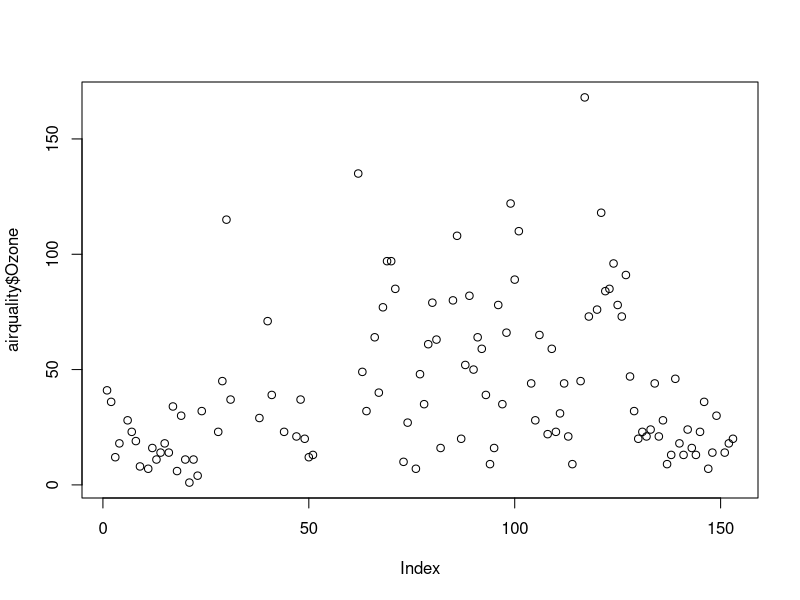
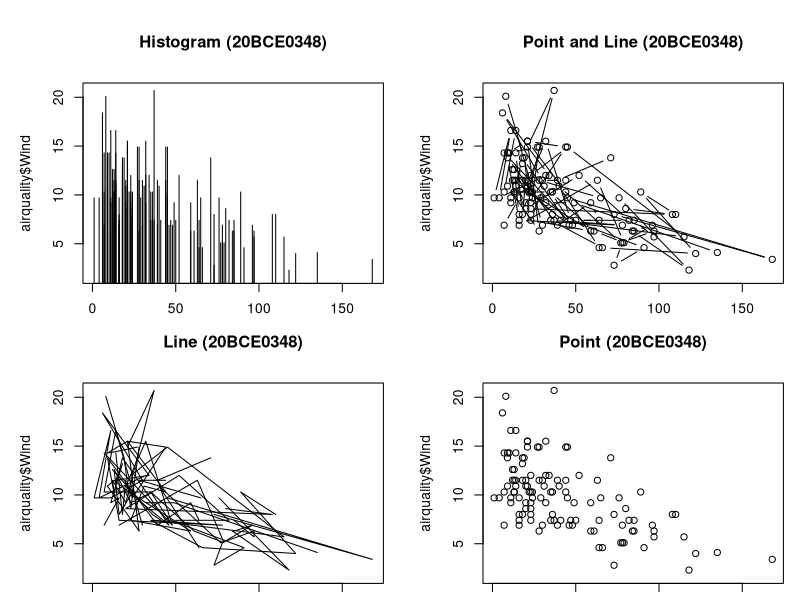
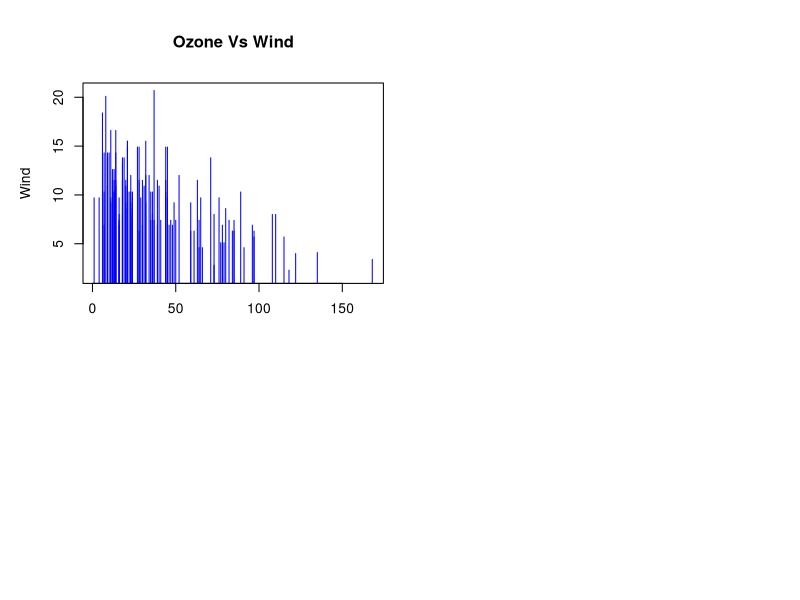
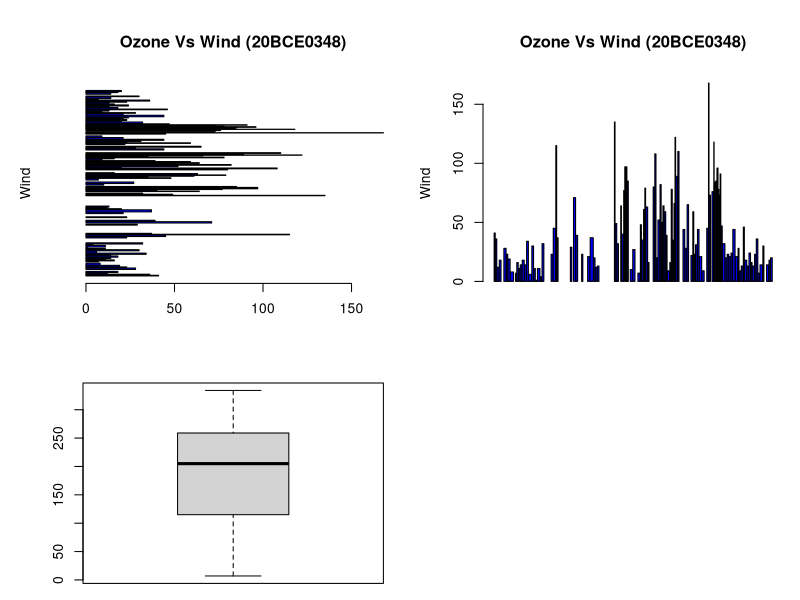

Write R code to recreate these figures, in order. (Note: this script raises an error after producing the figures.)
data("airquality")
str(airquality)
head(airquality)
tail(airquality)
head(airquality, 8)
is.na(airquality) # shows entire data 
summary(airquality) # give statistical details and no of na values in the dataset

# plots====
plot(airquality$Ozone)
par(mfrow=c(2,2), las =0, mar=c(1,5,5,1))
plot(airquality$Ozone, airquality$Wind, type='h', main = "Histogram (20BCE0348)")
plot(airquality$Ozone, airquality$Wind, type='b', main = "Point and Line (20BCE0348)")
plot(airquality$Ozone, airquality$Wind, type='l', main = "Line (20BCE0348)")
plot(airquality$Ozone, airquality$Wind, type='p', main = "Point (20BCE0348)")
# type=h(histogram), type=b(point and line), type=l(line), type=p(point)
# Adding labels
plot(airquality$Ozone, airquality$Wind, type='h', xlab='Ozone Concentration',
     ylab = 'Wind', main = 'Ozone Vs Wind', col = 'blue')

par(mfrow=c(2,2), las =0, mar=c(1,5,5,1))
# Horizontal Bar plot
barplot(airquality$Ozone, airquality$Wind, type='h', xlab='Ozone Concentration',
     ylab = 'Wind', main = 'Ozone Vs Wind (20BCE0348)', col = 'blue', horiz=TRUE)
# Vertical Bar plot
barplot(airquality$Ozone, airquality$Wind, type='h', xlab='Ozone Concentration',
     ylab = 'Wind', main = 'Ozone Vs Wind (20BCE0348)', col = 'blue')
# Single box plot
boxplot(airquality$Solar.R)+ggtitle("singleBoxplot (20BCE0348)")
# Multiple box plot
boxplot(airquality[,1:4])+ggtitle("MultipleBoxplot (20BCE)348)") # all rows and first 4 cols
# Grid of charts
# mar to position the plot in its specified box.
# mfrow to have multiple plots on same window
# las = 0 -> Normal (horizontal labels on x-axis and vertical labels on y-axis)
# las = 1 -> horizontal labels on both axis
# las = 2 -> vertical labels on x-axis and horizontal labels on y-axis (opposite to normal)
# las = 3 -> Vertical labels on both axis
# las takes position in order of bottom, left, top and right
 # in mfrow first no for no of rows and second no for no of cols
plot(airquality$Ozone)
plot(airquality$Ozone, airquality$Wind, type='l')
barplot(airquality$Ozone, airquality$Wind, type='h', xlab='Ozone Concentration',
        ylab = 'Wind', main = 'Ozone Vs Wind', col = 'blue', horiz=TRUE)
barplot(airquality$Ozone, airquality$Wind, type='h', xlab='Ozone Concentration',
        ylab = 'Wind', main = 'Ozone Vs Wind', col = 'blue')

library(ggplot2)
View(mtcars)
attach(mtcars)
# if we give attach(dataset_name) no need to give dataset_name$col_name everytime when we want
# columns data, we can just directly give col_name if we executed attach
gear
detach(mtcars)

gear_fac= factor(gear,levels=c(3,4,5))
plot(gear_fac)
as.factor(cyl)

# GGPlot ====
ggplot(data=mtcars, mapping=aes(x=wt,y=mpg))+geom_line()+
  xlab ('Weight')+ylab('Milleage')+ggtitle("Visualization (20BCE0348)")
